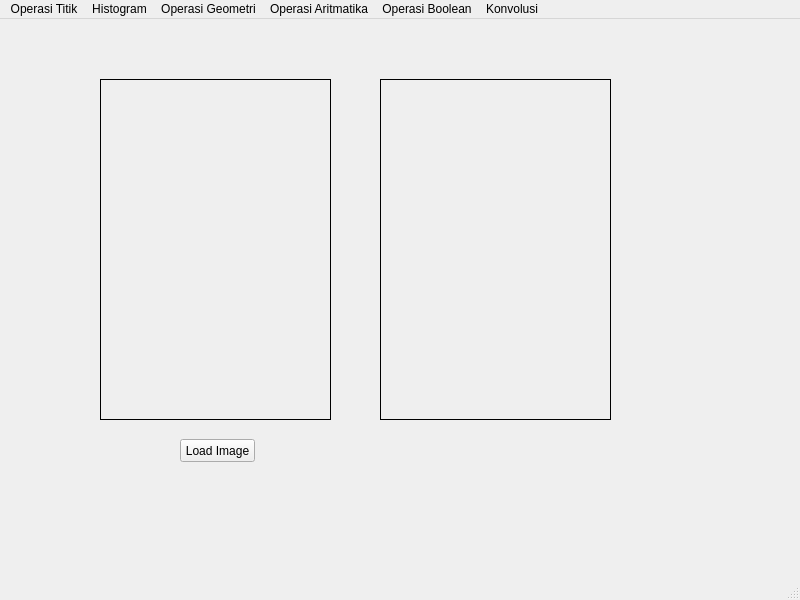
<?xml version="1.0" encoding="UTF-8"?>
<ui version="4.0">
 <class>MainWindow</class>
 <widget class="QMainWindow" name="MainWindow">
  <property name="geometry">
   <rect>
    <x>0</x>
    <y>0</y>
    <width>800</width>
    <height>600</height>
   </rect>
  </property>
  <property name="windowTitle">
   <string>SHOW IMAGE GUI</string>
  </property>
  <widget class="QWidget" name="centralwidget">
   <widget class="QLabel" name="imgLabel">
    <property name="geometry">
     <rect>
      <x>100</x>
      <y>60</y>
      <width>231</width>
      <height>341</height>
     </rect>
    </property>
    <property name="frameShape">
     <enum>QFrame::Box</enum>
    </property>
    <property name="text">
     <string/>
    </property>
   </widget>
   <widget class="QLabel" name="hasilLabel">
    <property name="geometry">
     <rect>
      <x>380</x>
      <y>60</y>
      <width>231</width>
      <height>341</height>
     </rect>
    </property>
    <property name="frameShape">
     <enum>QFrame::Box</enum>
    </property>
    <property name="text">
     <string/>
    </property>
   </widget>
   <widget class="QPushButton" name="LoadButton">
    <property name="geometry">
     <rect>
      <x>180</x>
      <y>420</y>
      <width>75</width>
      <height>23</height>
     </rect>
    </property>
    <property name="text">
     <string>Load Image</string>
    </property>
   </widget>
  </widget>
  <widget class="QMenuBar" name="menubar">
   <property name="geometry">
    <rect>
     <x>0</x>
     <y>0</y>
     <width>800</width>
     <height>26</height>
    </rect>
   </property>
   <widget class="QMenu" name="menuOperasi_Titik">
    <property name="title">
     <string>Operasi Titik</string>
    </property>
    <addaction name="actionGrayscale"/>
    <addaction name="actionBrightness"/>
    <addaction name="actionSimple_Contrast"/>
    <addaction name="actionContrast_Stretching"/>
    <addaction name="actionNegative"/>
    <addaction name="actionBiner"/>
   </widget>
   <widget class="QMenu" name="menuHistogram">
    <property name="title">
     <string>Histogram</string>
    </property>
    <addaction name="actionHistogram_Grayscale"/>
    <addaction name="actionHistogram_RGB"/>
    <addaction name="actionHistogram_Equalization"/>
   </widget>
   <widget class="QMenu" name="menuOperasi_Geometri">
    <property name="title">
     <string>Operasi Geometri</string>
    </property>
    <addaction name="actionTranslation"/>
    <addaction name="actionRotation"/>
    <addaction name="actionResize"/>
    <addaction name="actionCrop"/>
   </widget>
   <widget class="QMenu" name="menuOperasi_Aritmatika">
    <property name="title">
     <string>Operasi Aritmatika</string>
    </property>
    <addaction name="actionTambah_dan_Kurang"/>
   </widget>
   <widget class="QMenu" name="menuOperasi_Boolean">
    <property name="title">
     <string>Operasi Boolean</string>
    </property>
    <addaction name="actionOperasi_AND"/>
    <addaction name="actionOperasi_OR"/>
    <addaction name="actionOperasi_XOR"/>
   </widget>
   <widget class="QMenu" name="menuKonvolusi">
    <property name="title">
     <string>Konvolusi</string>
    </property>
    <widget class="QMenu" name="menuKonvolusi_2D">
     <property name="title">
      <string>Konvolusi 2D</string>
     </property>
     <addaction name="actionKonvolusi_A"/>
     <addaction name="actionKonvolusi_B"/>
    </widget>
    <widget class="QMenu" name="menuD2">
     <property name="title">
      <string>D2</string>
     </property>
     <addaction name="actionKonvolusi_i"/>
     <addaction name="actionKonvolusi_ii"/>
    </widget>
    <widget class="QMenu" name="menuSharpener">
     <property name="title">
      <string>Sharpener</string>
     </property>
     <addaction name="actionSharp_i"/>
     <addaction name="actionSharp_ii"/>
     <addaction name="actionSharp_iii"/>
     <addaction name="actionSharp_iv"/>
     <addaction name="actionSharp_v"/>
     <addaction name="actionSharp_vi"/>
    </widget>
    <addaction name="menuKonvolusi_2D"/>
    <addaction name="menuD2"/>
    <addaction name="actionGaussian"/>
    <addaction name="menuSharpener"/>
    <addaction name="actionLaplace"/>
    <addaction name="actionMedian"/>
    <addaction name="actionMax"/>
   </widget>
   <addaction name="menuOperasi_Titik"/>
   <addaction name="menuHistogram"/>
   <addaction name="menuOperasi_Geometri"/>
   <addaction name="menuOperasi_Aritmatika"/>
   <addaction name="menuOperasi_Boolean"/>
   <addaction name="menuKonvolusi"/>
  </widget>
  <widget class="QStatusBar" name="statusbar"/>
  <action name="actionGrayscale">
   <property name="text">
    <string>Grayscale</string>
   </property>
  </action>
  <action name="actionBrightness">
   <property name="text">
    <string>Brightness</string>
   </property>
  </action>
  <action name="actionSimple_Contrast">
   <property name="text">
    <string>Simple Contrast</string>
   </property>
  </action>
  <action name="actionContrast_Stretching">
   <property name="text">
    <string>Contrast Streching</string>
   </property>
  </action>
  <action name="actionNegative">
   <property name="text">
    <string>Negative</string>
   </property>
  </action>
  <action name="actionBiner">
   <property name="text">
    <string>Biner</string>
   </property>
  </action>
  <action name="actionHistogram_Grayscale">
   <property name="text">
    <string>Histogram Grayscale</string>
   </property>
  </action>
  <action name="actionHistogram_RGB">
   <property name="text">
    <string>Histogram RGB</string>
   </property>
  </action>
  <action name="actionHistogram_Equalization">
   <property name="text">
    <string>Histogram Equalization</string>
   </property>
  </action>
  <action name="actionTranslation">
   <property name="text">
    <string>Translation</string>
   </property>
  </action>
  <action name="actionRotation">
   <property name="text">
    <string>Rotation</string>
   </property>
  </action>
  <action name="actionResize">
   <property name="text">
    <string>Resize</string>
   </property>
  </action>
  <action name="actionCrop">
   <property name="text">
    <string>Crop</string>
   </property>
  </action>
  <action name="actionTambah_dan_Kurang">
   <property name="text">
    <string>Tambah dan Kurang</string>
   </property>
  </action>
  <action name="actionOperasi_AND">
   <property name="text">
    <string>Operasi AND</string>
   </property>
  </action>
  <action name="actionOperasi_OR">
   <property name="text">
    <string>Operasi OR</string>
   </property>
  </action>
  <action name="actionOperasi_XOR">
   <property name="text">
    <string>Operasi XOR</string>
   </property>
  </action>
  <action name="actionFilter">
   <property name="text">
    <string>Filter</string>
   </property>
  </action>
  <action name="actionPelembutan">
   <property name="text">
    <string>Pelembutan</string>
   </property>
  </action>
  <action name="actionKonvolusi_A">
   <property name="text">
    <string>Konvulasi A</string>
   </property>
  </action>
  <action name="actionKonvolusi_B">
   <property name="text">
    <string>Konvolusi B</string>
   </property>
  </action>
  <action name="actionKonvolusi_i">
   <property name="text">
    <string>Konvulasi i</string>
   </property>
  </action>
  <action name="actionKonvolusi_ii">
   <property name="text">
    <string>Konvolusi ii</string>
   </property>
  </action>
  <action name="actionGaussian">
   <property name="text">
    <string>Gaussian</string>
   </property>
  </action>
  <action name="actionSharp_i">
   <property name="text">
    <string>Sharp i</string>
   </property>
  </action>
  <action name="actionSharp_ii">
   <property name="text">
    <string>Sharp ii</string>
   </property>
  </action>
  <action name="actionSharp_iii">
   <property name="text">
    <string>Sharp iii</string>
   </property>
  </action>
  <action name="actionSharp_iv">
   <property name="text">
    <string>Sharp iv</string>
   </property>
  </action>
  <action name="actionSharp_v">
   <property name="text">
    <string>Sharp v</string>
   </property>
  </action>
  <action name="actionSharp_vi">
   <property name="text">
    <string>Sharp vi</string>
   </property>
  </action>
  <action name="actionLaplace">
   <property name="text">
    <string>Laplace</string>
   </property>
  </action>
  <action name="actionMedian">
   <property name="text">
    <string>Median</string>
   </property>
  </action>
  <action name="actionMax">
   <property name="text">
    <string>Max</string>
   </property>
  </action>
 </widget>
 <resources/>
 <connections/>
</ui>
